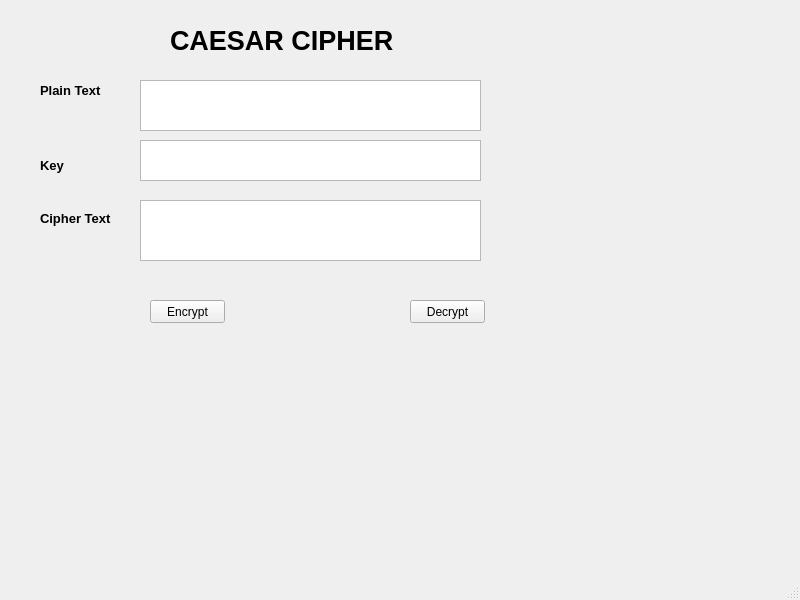
<?xml version="1.0" encoding="UTF-8"?>
<ui version="4.0">
 <class>MainWindow</class>
 <widget class="QMainWindow" name="MainWindow">
  <property name="geometry">
   <rect>
    <x>0</x>
    <y>0</y>
    <width>800</width>
    <height>600</height>
   </rect>
  </property>
  <property name="windowTitle">
   <string>MainWindow</string>
  </property>
  <widget class="QWidget" name="centralwidget">
   <widget class="QLabel" name="label_1">
    <property name="geometry">
     <rect>
      <x>40</x>
      <y>80</y>
      <width>71</width>
      <height>21</height>
     </rect>
    </property>
    <property name="font">
     <font>
      <pointsize>10</pointsize>
      <weight>75</weight>
      <bold>true</bold>
     </font>
    </property>
    <property name="text">
     <string>Plain Text</string>
    </property>
   </widget>
   <widget class="QPushButton" name="btn_encrypt">
    <property name="geometry">
     <rect>
      <x>150</x>
      <y>300</y>
      <width>75</width>
      <height>23</height>
     </rect>
    </property>
    <property name="text">
     <string>Encrypt</string>
    </property>
   </widget>
   <widget class="QLabel" name="label_3">
    <property name="geometry">
     <rect>
      <x>40</x>
      <y>203</y>
      <width>81</width>
      <height>31</height>
     </rect>
    </property>
    <property name="font">
     <font>
      <pointsize>10</pointsize>
      <weight>75</weight>
      <bold>true</bold>
     </font>
    </property>
    <property name="text">
     <string>Cipher Text</string>
    </property>
   </widget>
   <widget class="QTextEdit" name="txt_cipher_text">
    <property name="geometry">
     <rect>
      <x>140</x>
      <y>200</y>
      <width>341</width>
      <height>61</height>
     </rect>
    </property>
   </widget>
   <widget class="QLabel" name="label">
    <property name="geometry">
     <rect>
      <x>170</x>
      <y>20</y>
      <width>231</width>
      <height>41</height>
     </rect>
    </property>
    <property name="font">
     <font>
      <pointsize>20</pointsize>
      <weight>75</weight>
      <bold>true</bold>
     </font>
    </property>
    <property name="text">
     <string>CAESAR CIPHER</string>
    </property>
   </widget>
   <widget class="QTextEdit" name="txt_plain_text">
    <property name="geometry">
     <rect>
      <x>140</x>
      <y>80</y>
      <width>341</width>
      <height>51</height>
     </rect>
    </property>
   </widget>
   <widget class="QTextEdit" name="txt_key">
    <property name="geometry">
     <rect>
      <x>140</x>
      <y>140</y>
      <width>341</width>
      <height>41</height>
     </rect>
    </property>
   </widget>
   <widget class="QLabel" name="label_2">
    <property name="geometry">
     <rect>
      <x>40</x>
      <y>150</y>
      <width>41</width>
      <height>31</height>
     </rect>
    </property>
    <property name="font">
     <font>
      <pointsize>10</pointsize>
      <weight>75</weight>
      <bold>true</bold>
     </font>
    </property>
    <property name="text">
     <string>Key</string>
    </property>
   </widget>
   <widget class="QPushButton" name="btn_decrypt">
    <property name="geometry">
     <rect>
      <x>410</x>
      <y>300</y>
      <width>75</width>
      <height>23</height>
     </rect>
    </property>
    <property name="text">
     <string>Decrypt</string>
    </property>
   </widget>
  </widget>
  <widget class="QMenuBar" name="menubar">
   <property name="geometry">
    <rect>
     <x>0</x>
     <y>0</y>
     <width>800</width>
     <height>22</height>
    </rect>
   </property>
  </widget>
  <widget class="QStatusBar" name="statusbar"/>
 </widget>
 <resources/>
 <connections/>
</ui>
